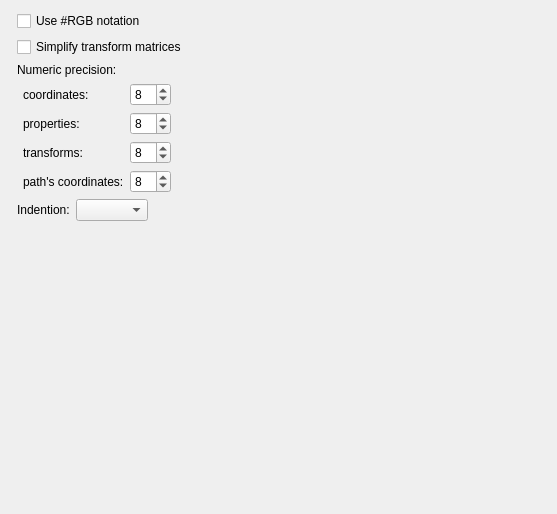
<?xml version="1.0" encoding="UTF-8"?>
<ui version="4.0">
 <class>OutputPage</class>
 <widget class="QWidget" name="OutputPage">
  <property name="geometry">
   <rect>
    <x>0</x>
    <y>0</y>
    <width>557</width>
    <height>514</height>
   </rect>
  </property>
  <property name="windowTitle">
   <string>Form</string>
  </property>
  <layout class="QGridLayout" name="gridLayout">
   <item row="2" column="1">
    <widget class="QLabel" name="label">
     <property name="text">
      <string>Numeric precision:</string>
     </property>
    </widget>
   </item>
   <item row="9" column="1">
    <spacer name="verticalSpacer">
     <property name="orientation">
      <enum>Qt::Vertical</enum>
     </property>
     <property name="sizeHint" stdset="0">
      <size>
       <width>20</width>
       <height>1</height>
      </size>
     </property>
    </spacer>
   </item>
   <item row="1" column="1">
    <widget class="QCheckBox" name="chBoxSimplifyTransforms">
     <property name="text">
      <string>Simplify transform matrices</string>
     </property>
    </widget>
   </item>
   <item row="0" column="1">
    <widget class="QCheckBox" name="chBoxRGB">
     <property name="text">
      <string>Use #RGB notation</string>
     </property>
    </widget>
   </item>
   <item row="8" column="1">
    <layout class="QHBoxLayout" name="horizontalLayout">
     <item>
      <widget class="QLabel" name="lblIndention">
       <property name="text">
        <string>Indention:</string>
       </property>
      </widget>
     </item>
     <item>
      <widget class="QComboBox" name="cmbBoxIndent">
       <property name="sizePolicy">
        <sizepolicy hsizetype="Fixed" vsizetype="Fixed">
         <horstretch>0</horstretch>
         <verstretch>0</verstretch>
        </sizepolicy>
       </property>
      </widget>
     </item>
     <item>
      <spacer name="horizontalSpacer_2">
       <property name="orientation">
        <enum>Qt::Horizontal</enum>
       </property>
       <property name="sizeHint" stdset="0">
        <size>
         <width>40</width>
         <height>20</height>
        </size>
       </property>
      </spacer>
     </item>
    </layout>
   </item>
   <item row="0" column="0" alignment="Qt::AlignVCenter">
    <widget class="DotWidget" name="dot1" native="true"/>
   </item>
   <item row="1" column="0" alignment="Qt::AlignVCenter">
    <widget class="DotWidget" name="dot2" native="true"/>
   </item>
   <item row="8" column="0" alignment="Qt::AlignVCenter">
    <widget class="DotWidget" name="dot7" native="true"/>
   </item>
   <item row="3" column="1">
    <layout class="QGridLayout" name="precisionLayout">
     <item row="1" column="2">
      <widget class="QSpinBox" name="spinBoxPropsPrecision">
       <property name="sizePolicy">
        <sizepolicy hsizetype="Fixed" vsizetype="Fixed">
         <horstretch>0</horstretch>
         <verstretch>0</verstretch>
        </sizepolicy>
       </property>
       <property name="minimum">
        <number>1</number>
       </property>
       <property name="maximum">
        <number>12</number>
       </property>
       <property name="value">
        <number>8</number>
       </property>
      </widget>
     </item>
     <item row="0" column="1">
      <widget class="QLabel" name="lblPathsPrecision_2">
       <property name="text">
        <string>coordinates:</string>
       </property>
      </widget>
     </item>
     <item row="2" column="2">
      <widget class="QSpinBox" name="spinBoxTsPrecision">
       <property name="sizePolicy">
        <sizepolicy hsizetype="Fixed" vsizetype="Fixed">
         <horstretch>0</horstretch>
         <verstretch>0</verstretch>
        </sizepolicy>
       </property>
       <property name="minimum">
        <number>1</number>
       </property>
       <property name="maximum">
        <number>12</number>
       </property>
       <property name="value">
        <number>8</number>
       </property>
      </widget>
     </item>
     <item row="0" column="2">
      <widget class="QSpinBox" name="spinBoxCoordsPrecision">
       <property name="sizePolicy">
        <sizepolicy hsizetype="Fixed" vsizetype="Fixed">
         <horstretch>0</horstretch>
         <verstretch>0</verstretch>
        </sizepolicy>
       </property>
       <property name="minimum">
        <number>1</number>
       </property>
       <property name="maximum">
        <number>12</number>
       </property>
       <property name="value">
        <number>8</number>
       </property>
      </widget>
     </item>
     <item row="3" column="1">
      <widget class="QLabel" name="lblPathsPrecision">
       <property name="text">
        <string>path's coordinates:</string>
       </property>
      </widget>
     </item>
     <item row="1" column="1">
      <widget class="QLabel" name="lblPathsPrecision_3">
       <property name="text">
        <string>properties:</string>
       </property>
      </widget>
     </item>
     <item row="0" column="0">
      <widget class="DotWidget" name="dot3" native="true"/>
     </item>
     <item row="0" column="3">
      <spacer name="horizontalSpacer_3">
       <property name="orientation">
        <enum>Qt::Horizontal</enum>
       </property>
       <property name="sizeHint" stdset="0">
        <size>
         <width>40</width>
         <height>20</height>
        </size>
       </property>
      </spacer>
     </item>
     <item row="2" column="1">
      <widget class="QLabel" name="lblPathsPrecision_4">
       <property name="text">
        <string>transforms:</string>
       </property>
      </widget>
     </item>
     <item row="3" column="2">
      <widget class="QSpinBox" name="spinBoxPathsPrecision">
       <property name="sizePolicy">
        <sizepolicy hsizetype="Fixed" vsizetype="Fixed">
         <horstretch>0</horstretch>
         <verstretch>0</verstretch>
        </sizepolicy>
       </property>
       <property name="minimum">
        <number>1</number>
       </property>
       <property name="maximum">
        <number>12</number>
       </property>
       <property name="value">
        <number>8</number>
       </property>
      </widget>
     </item>
     <item row="1" column="0">
      <widget class="DotWidget" name="dot4" native="true"/>
     </item>
     <item row="2" column="0">
      <widget class="DotWidget" name="dot5" native="true"/>
     </item>
     <item row="3" column="0">
      <widget class="DotWidget" name="dot6" native="true"/>
     </item>
    </layout>
   </item>
  </layout>
 </widget>
 <customwidgets>
  <customwidget>
   <class>DotWidget</class>
   <extends>QWidget</extends>
   <header>src/preferences/widgets/dotwidget.h</header>
   <container>1</container>
  </customwidget>
 </customwidgets>
 <resources/>
 <connections/>
</ui>
